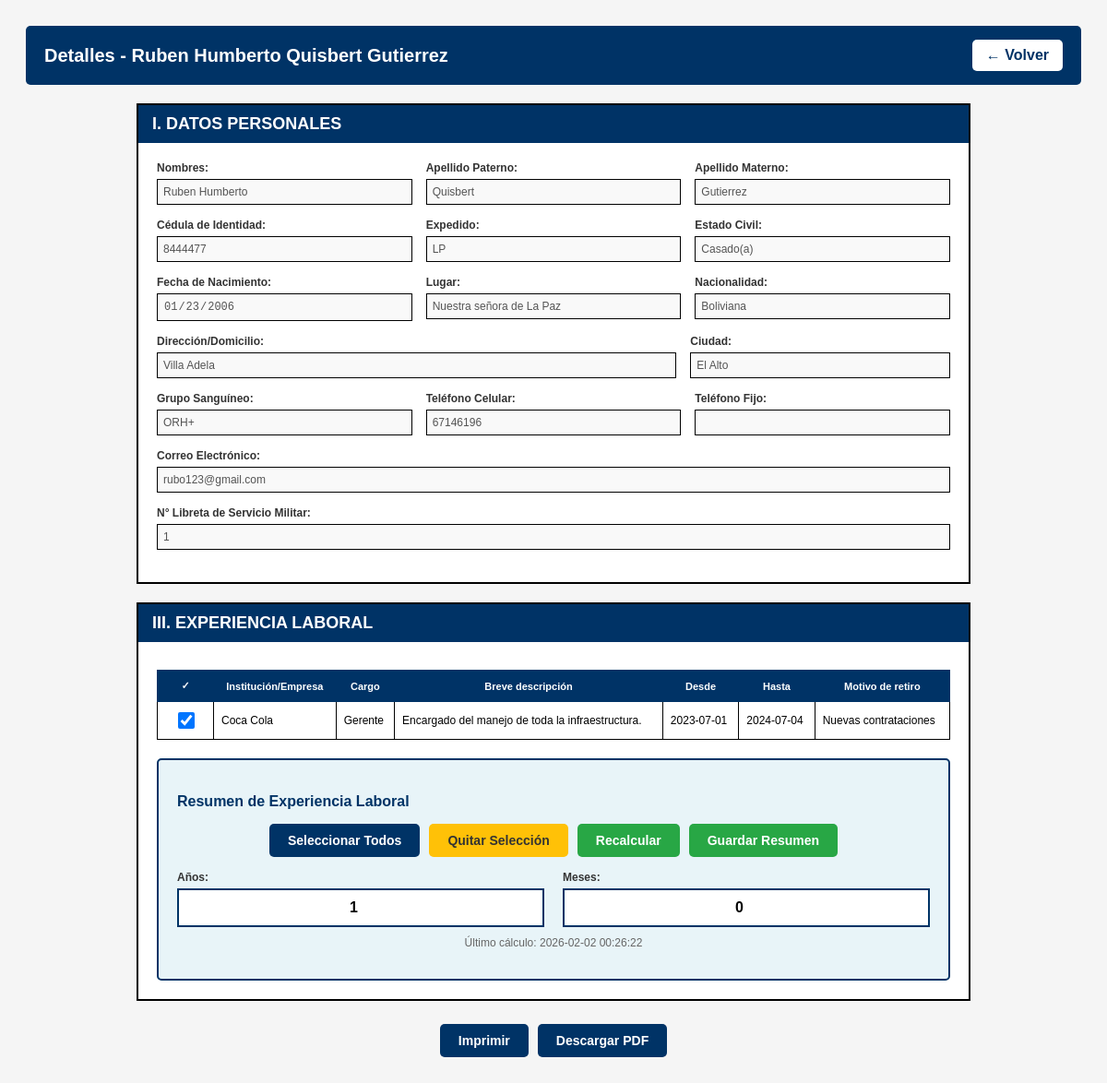
The page /detalles/25 (signed in) on the database its author committed.
### tables this page shows
CREATE TABLE datos(
        id INTEGER PRIMARY KEY AUTOINCREMENT,
        nombres TEXT NOT NULL,
        ap_pat TEXT,
        ap_mat TEXT,
        ci TEXT NOT NULL,
        exp TEXT,
        est_civil TEXT NOT NULL,
        fecha_nac TEXT NOT NULL,
        lugar TEXT NOT NULL,
        nacio TEXT NOT NULL,
        direccion TEXT NOT NULL,
        ciudad TEXT NOT NULL,
        gr_san TEXT NOT NULL,
        tcel INTEGER NOT NULL,
        tfijo INTEGER,
        correo TEXT UNIQUE,
        n_libser TEXT
        );

CREATE TABLE experiencia(
        id INTEGER PRIMARY KEY AUTOINCREMENT,
        persona_id INTEGER NOT NULL,
        nombre TEXT NOT NULL,
        puesto TEXT NOT NULL,
        breve TEXT NOT NULL,
        desde TEXT NOT NULL,
        hasta TEXT NOT NULL,
        motivo TEXT NOT NULL,
        FOREIGN KEY (persona_id) REFERENCES datos(id)
        );

CREATE TABLE resumen_experiencia(
    id INTEGER PRIMARY KEY AUTOINCREMENT,
    persona_id INTEGER NOT NULL,
    total_anios INTEGER DEFAULT 0,
    total_meses INTEGER DEFAULT 0,
    fecha_calculo TEXT,
    FOREIGN KEY (persona_id) REFERENCES datos(id) ON DELETE CASCADE
    );

### app.py (the view)
@app.route('/detalles/<int:id>')
@login_required
def detalles(id):
    conn = get_db_connection()
    persona = conn.execute("SELECT * FROM datos WHERE id = ?", (id,)).fetchone()
    if persona is None:
        conn.close()
        flash("Persona no encontrada", "error")
        return redirect(url_for('usuarios'))
    experiencia = conn.execute("SELECT * FROM experiencia WHERE persona_id = ? ORDER BY desde DESC", (id,)).fetchall()
    formacion = conn.execute("SELECT * FROM formacion_academica WHERE persona_id = ?", (id,)).fetchall()
    cursos = conn.execute("SELECT * FROM cursos WHERE persona_id = ?", (id,)).fetchall()
    paquetes = conn.execute("SELECT * FROM paquetes_informaticos WHERE persona_id = ?", (id,)).fetchall()
    idiomas = conn.execute("SELECT * FROM idiomas WHERE persona_id = ?", (id,)).fetchall()
    docencia = conn.execute("SELECT * FROM docencia WHERE persona_id = ?", (id,)).fetchall()
    referencias = conn.execute("SELECT * FROM referencias WHERE persona_id = ?", (id,)).fetchall()
    registro = conn.execute("SELECT * FROM registro_profesional WHERE persona_id = ?", (id,)).fetchone()
    pretension = conn.execute("SELECT * FROM pretension_salarial WHERE persona_id = ?", (id,)).fetchone()
    incompatibilidades = conn.execute("SELECT * FROM incompatibilidades WHERE persona_id = ?", (id,)).fetchone()
    declaracion = conn.execute("SELECT * FROM declaracion_jurada WHERE persona_id = ?", (id,)).fetchone()
    resumen = conn.execute("SELECT * FROM resumen_experiencia WHERE persona_id = ? ORDER BY id DESC LIMIT 1", (id,)).fetchone()
    conn.close()
    return render_template("detalles.html",
                        persona=persona,
                        experiencia=experiencia,
                        formacion=formacion,
                        cursos=cursos,
                        paquetes=paquetes,
                        idiomas=idiomas,
                        docencia=docencia,
                        referencias=referencias,
                        registro=registro,
                        pretension=pretension,
                        incompatibilidades=incompatibilidades,
                        declaracion=declaracion,
                        resumen=resumen)

### app.py (called while the page is built)
def get_db_connection():
    conn = sqlite3.connect('form_hv.db')
    conn.row_factory = sqlite3.Row
    return conn

@login_manager.user_loader
def load_user(user_id):
    return User.get_by_id(user_id)

    @staticmethod
    def get_by_id(user_id):
        conn = get_db_connection()
        user = conn.execute('SELECT * FROM users WHERE id=?',(user_id, )).fetchone()
        conn.close()
        if user:
            return User(user['id'], user['username'],user['password'])
        return None

### templates/detalles.html (shortened to what this page needs)
<!DOCTYPE html>
<html lang="es">
<head>
</head>
<body>
    <div class="navbar no-print">
        <h1>Detalles - {{ persona.nombres }} {{ persona.ap_pat }} {{ persona.ap_mat }}</h1>
        <a href="{{ url_for('usuarios') }}" class="btn-back">← Volver</a>
    </div>
    <div class="container">
        <div class="header">I. DATOS PERSONALES</div>
        <div class="form-content">
            <div class="form-row">
                <div class="form-group">
                    <label>Nombres:</label>
                    <input type="text" value="{{ persona.nombres }}" disabled>
                </div>
                <div class="form-group">
                    <label>Apellido Paterno:</label>
                    <input type="text" value="{{ persona.ap_pat }}" disabled>
                </div>
                <div class="form-group">
                    <label>Apellido Materno:</label>
                    <input type="text" value="{{ persona.ap_mat }}" disabled>
                </div>
            </div>
            <div class="form-row">
                <div class="form-group">
                    <label>Cédula de Identidad:</label>
                    <input type="text" value="{{ persona.ci }}" disabled>
                </div>
                <div class="form-group">
                    <label>Expedido:</label>
                    <input type="text" value="{{ persona.exp }}" disabled>
                </div>
                <div class="form-group">
                    <label>Estado Civil:</label>
                    <input type="text" value="{{ persona.est_civil }}" disabled>
                </div>
            </div>
            <div class="form-row">
                <div class="form-group">
                    <label>Fecha de Nacimiento:</label>
                    <input type="date" value="{{ persona.fecha_nac }}" disabled>
                </div>
                <div class="form-group">
                    <label>Lugar:</label>
                    <input type="text" value="{{ persona.lugar }}" disabled>
                </div>
                <div class="form-group">
                    <label>Nacionalidad:</label>
                    <input type="text" value="{{ persona.nacio }}" disabled>
                </div>
            </div>
            <div class="form-row">
                <div class="form-group" style="flex: 2;">
                    <label>Dirección/Domicilio:</label>
                    <input type="text" value="{{ persona.direccion }}" disabled>
                </div>
                <div class="form-group">
                    <label>Ciudad:</label>
                    <input type="text" value="{{ persona.ciudad }}" disabled>
                </div>
            </div>
            <div class="form-row">
                <div class="form-group">
                    <label>Grupo Sanguíneo:</label>
                    <input type="text" value="{{ persona.gr_san }}" disabled>
                </div>
                <div class="form-group">
                    <label>Teléfono Celular:</label>
                    <input type="text" value="{{ persona.tcel }}" disabled>
                </div>
                <div class="form-group">
                    <label>Teléfono Fijo:</label>
                    <input type="text" value="{{ persona.tfijo or '' }}" disabled>
                </div>
            </div>
            <div class="form-row">
                <div class="form-group">
                    <label>Correo Electrónico:</label>
                    <input type="email" value="{{ persona.correo }}" disabled>
                </div>
            </div>
            <div class="form-row">
                <div class="form-group">
                    <label>N° Libreta de Servicio Militar:</label>
                    <input type="text" value="{{ persona.n_libser or '' }}" disabled>
                </div>
            </div>
        </div>
    </div>
    <div class="container">
        <div class="header">III. EXPERIENCIA LABORAL</div>
        <div class="form-content">
            {% if experiencia %}
            <table id="tabla-experiencia">
                <thead>
                    <tr>
                        <th class="no-print checkbox-cell">✓</th>
                        <th>Institución/Empresa</th>
                        <th>Cargo</th>
                        <th>Breve descripción</th>
                        <th>Desde</th>
                        <th>Hasta</th>
                        <th>Motivo de retiro</th>
                    </tr>
                </thead>
                <tbody>
                    {% for exp in experiencia %}
                    <tr class="fila-exp" data-id="{{ exp.id }}">
                        <td class="checkbox-cell no-print">
                            <input type="checkbox" class="chk-exp" checked>
                        </td>
                        <td>{{ exp.nombre }}</td>
                        <td>{{ exp.puesto }}</td>
                        <td>{{ exp.breve }}</td>
                        <td class="exp-desde" data-fecha="{{ exp.desde or '' }}">{{ exp.desde or '' }}</td>
                        <td class="exp-hasta" data-fecha="{{ exp.hasta or '' }}">{{ exp.hasta or '' }}</td>
                        <td>{{ exp.motivo }}</td>
                    </tr>
                    {% endfor %}
                </tbody>
            </table>
            <div class="resumen-box">
                <h3>Resumen de Experiencia Laboral</h3>
                <div class="btn-container no-print">
                    <button type="button" class="btn btn-primary" id="btn-seleccionar-todos">Seleccionar Todos</button>
                    <button type="button" class="btn btn-warning" id="btn-quitar-seleccion">Quitar Selección</button>
                    <button type="button" class="btn btn-success" id="btn-recalcular">Recalcular</button>
                    <button type="button" class="btn btn-success" id="btn-guardar-resumen">Guardar Resumen</button>
                </div>
                <div class="resumen-valores">
                    <div class="valor">
                        <label>Años:</label>
                        <input type="number" id="total-anios" value="{{ resumen.total_anios if resumen else 0 }}" readonly>
                    </div>
                    <div class="valor">
                        <label>Meses:</label>
                        <input type="number" id="total-meses" value="{{ resumen.total_meses if resumen else 0 }}" readonly>
                    </div>
                </div>
                {% if resumen %}
                <p class="info-text">Último cálculo: {{ resumen.fecha_calculo }}</p>
                {% endif %}
            </div>
            {% else %}
            <p style="text-align: center; color: #666; padding: 20px;">Sin registros de experiencia laboral</p>
            {% endif %}
        </div>
    </div>
    <div class="btn-container no-print" style="margin: 25px 0;">
        <button type="button" class="btn btn-primary" id="btn-imprimir">Imprimir</button>
        <button type="button" class="btn btn-primary" id="btn-descargar-pdf">Descargar PDF</button>
    </div>
</body>
</html>

### templates/detalles.html (style rules this page uses)
body { font-family: Arial, Helvetica, sans-serif; padding: 20px; background-color: #f5f5f5; }
.navbar { background-color: #003366; color: white; padding: 15px 20px; margin-bottom: 20px; border-radius: 5px; display: flex; justify-content: space-between; align-items: center; }
.navbar h1 { font-size: 20px; margin: 0; }
.btn-back { background-color: white; color: #003366; padding: 8px 15px; text-decoration: none; border-radius: 5px; font-weight: bold; }
.container { max-width: 900px; margin: 0 auto; background-color: white; border: 2px solid; margin-top: 20px; }
.header { background-color: #003366; color: white; padding: 10px 15px; font-weight: bold; font-size: 18px; }
.form-content { padding: 20px; }
.form-row { display: flex; gap: 15px; margin-bottom: 15px; align-items: flex-start; }
.form-group { flex: 1; display: flex; flex-direction: column; }
label { font-size: 12px; margin-bottom: 5px; color: #333; font-weight: bold; }
input[type="text"], input[type="date"], input[type="email"], input[type="number"] { padding: 6px; border: 1px solid #000; font-size: 12px; width: 100%; box-sizing: border-box; }
input:disabled { background-color: #f9f9f9; }
table { width: 100%; border-collapse: collapse; margin-top: 10px; }
thead { background-color: #003366; color: white; }
th { border: 1px solid #003366; padding: 10px; font-size: 11px; text-align: center; }
td { border: 1px solid #000; padding: 8px; font-size: 12px; }
.checkbox-cell { text-align: center; width: 40px; }
.checkbox-cell input { width: 18px; height: 18px; cursor: pointer; }
.resumen-box { background-color: #e8f4f8; border: 2px solid #003366; padding: 20px; margin-top: 20px; border-radius: 5px; }
.resumen-box h3 { color: #003366; margin-bottom: 15px; font-size: 16px; }
.resumen-valores { display: flex; gap: 20px; margin-top: 15px; }
.resumen-valores .valor { flex: 1; }
.resumen-valores .valor label { font-weight: bold; display: block; margin-bottom: 5px; }
.resumen-valores .valor input { width: 100%; padding: 10px; border: 2px solid #003366; font-size: 16px; font-weight: bold; text-align: center; }
.btn-container { display: flex; gap: 10px; justify-content: center; flex-wrap: wrap; }
.btn { padding: 10px 20px; border: none; border-radius: 5px; cursor: pointer; font-weight: bold; font-size: 14px; transition: all 0.3s; }
.btn-primary { background-color: #003366; color: white; }
.btn-success { background-color: #28a745; color: white; }
.btn-warning { background-color: #ffc107; color: #333; }
.info-text { font-size: 12px; color: #666; text-align: center; margin-top: 10px; }

### rows shown on the page
datos: nombres "Ruben Humberto", ap_pat "Quisbert", ap_mat "Gutierrez", ci "8444477", exp "LP", est_civil "Casado(a)", fecha_nac "01/23/2006", lugar "Nuestra señora de La Paz", nacio "Boliviana", direccion "Villa Adela", ciudad "El Alto", gr_san "ORH+", tcel "67146196", correo "rubo123@gmail.com", n_libser "1"
experiencia: nombre "Coca Cola", puesto "Gerente", breve "Encargado del manejo de toda la infraestructura.", desde "2023-07-01", hasta "2024-07-04", motivo "Nuevas contrataciones"
resumen_experiencia: total_anios "1", total_meses "0", fecha_calculo "2026-02-02 00:26:22"
